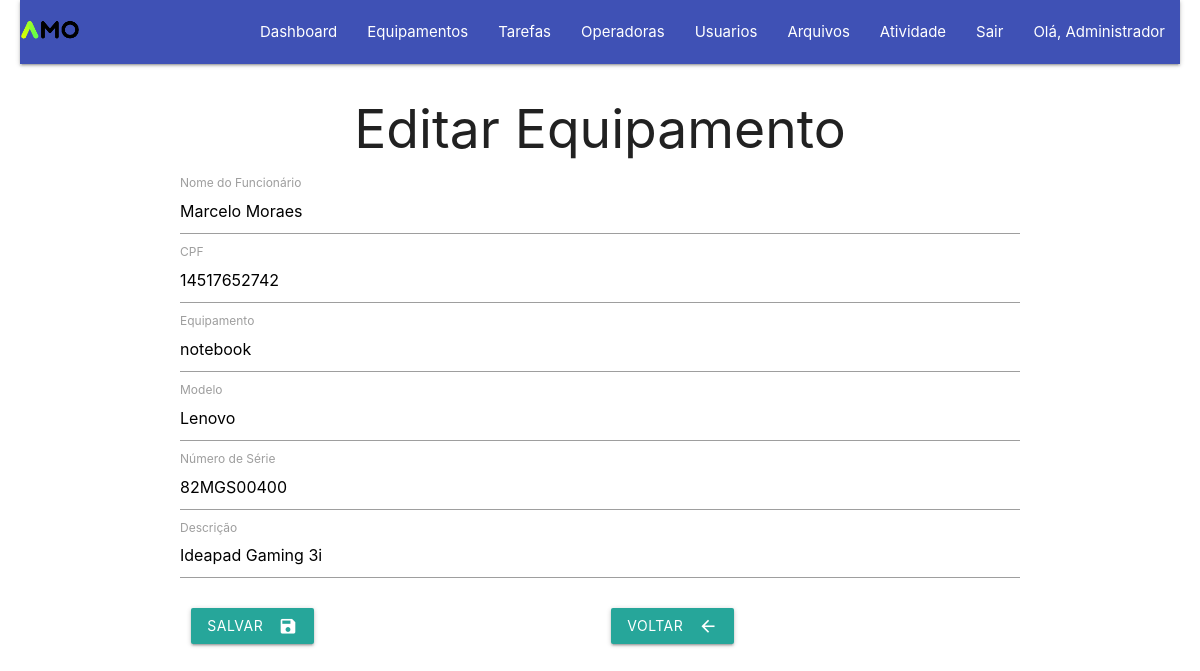
Page /editar_equipamento.php?id=3 (signed in) on the committed database.
### tables this page shows
CREATE TABLE `controle_equipamentos` (
  `id` int(11) NOT NULL,
  `nome_funcionario` varchar(50) NOT NULL,
  `cpf` varchar(14) NOT NULL,
  `equipamento` varchar(50) NOT NULL,
  `modelo` varchar(50) NOT NULL,
  `sn` varchar(50) NOT NULL,
  `descricao` text NOT NULL
);

### editar_equipamento.php (the view, shortened to what this page needs)
<?php
    require_once("db/conexao.php");
if (isset($_GET["id"])) {
    $id = $_GET["id"];
    $sql = "SELECT * FROM controle_equipamentos WHERE id = '$id'";
    $result = mysqli_query($con, $sql);
    if (mysqli_num_rows($result) > 0) {
        $equipamento = mysqli_fetch_assoc($result);
    } else {
        echo "Equipamento não encontrado.";
    }
} else {
    echo "ID do equipamento não fornecido.";
}
?>
<!DOCTYPE html>
<html lang="pt-BR">
<head>
    <link rel="stylesheet" href="https://cdnjs.cloudflare.com/ajax/libs/materialize/1.0.0/css/materialize.min.css">
</head>
<body>
    <?php  require_once("header.php");?>
    <div class="container">
        <h2 class="center-align">Editar Equipamento</h2>
        <form action="editar_equipamento.php?id=<?= $id ?>" method="post">
            <div class="input-field">
                <input type="text" name="nome_funcionario" id="nome_funcionario" value="<?= $equipamento['nome_funcionario'] ?>" required>
                <label for="nome_funcionario">Nome do Funcionário</label>
            </div>
            <div class="input-field">
                <input type="text" name="cpf" id="cpf" value="<?= $equipamento['cpf'] ?>" required>
                <label for="cpf">CPF</label>
            </div>
            <div class="input-field">
                <input type="text" name="equipamento" id="equipamento" value="<?= $equipamento['equipamento'] ?>" required>
                <label for="equipamento">Equipamento</label>
            </div>
            <div class="input-field">
                <input type="text" name="modelo" id="modelo" value="<?= $equipamento['modelo'] ?>" required>
                <label for="modelo">Modelo</label>
            </div>
            <div class="input-field">
                <input type="text" name="sn" id="sn" value="<?= $equipamento['sn'] ?>" required>
                <label for="sn">Número de Série</label>
            </div>
            <div class="input-field">
                <textarea name="descricao" id="descricao" class="materialize-textarea"><?= $equipamento['descricao'] ?></textarea>
                <label for="descricao">Descrição</label>
            </div>
            <div class="row">
                <div class="col s6">
                    <button class="btn waves-effect waves-light" type="submit" name="action">Salvar
                        <i class="material-icons right">save</i>
                    </button>
                </div>
                <div class="col s6">
                    <a class="btn waves-effect waves-light" href="listar_equipamento.php">Voltar
                        <i class="material-icons right">arrow_back</i>
                    </a>
                </div>
            </div>
        </form>
    </div>
    <?php require_once "footer.php"; ?>
</body>
</html>

### editar_equipamento.php (style rules this page uses)
body { display: flex; flex-direction: column; min-height: 100vh; margin: 0; padding: 0; }
.container { width: 800px; margin-top: 20px; }
form { margin-top: 2rem; }
.input-field label { color: #26a69a; }
.btn { background-color: #26a69a; }

### rows in the picture
controle_equipamentos: nome_funcionario "Marcelo Moraes", cpf "14517652742", equipamento "notebook", modelo "Lenovo", sn "82MGS00400", descricao "Ideapad Gaming 3i"

### other values in the picture
$_SESSION['nome'] "Administrador"
